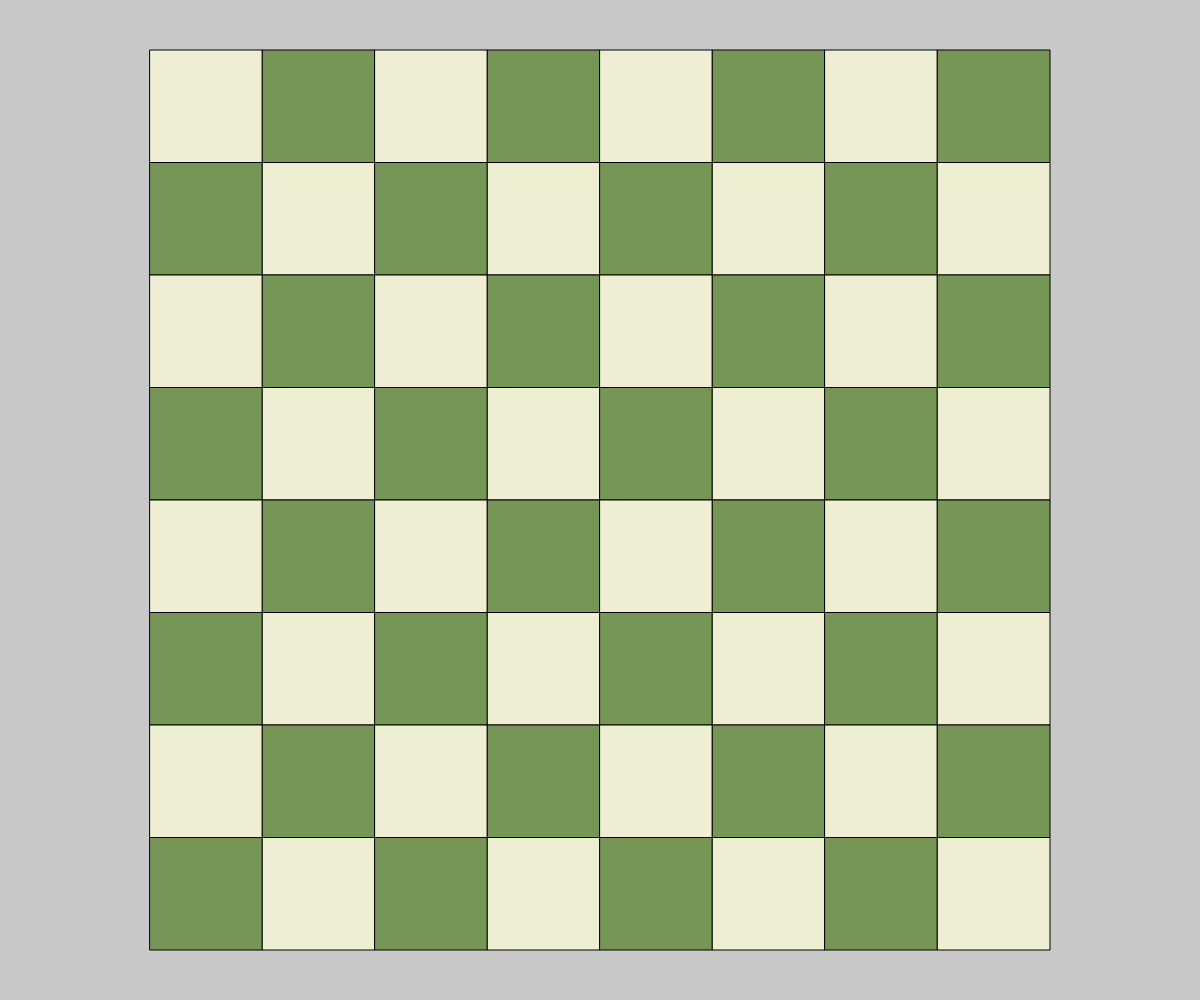
Frame 1 (no input)
Frame 60 (no input): identical to frame 1, image omitted
Frame 120 (the mouse pressed at the canvas centre since frame 60): identical to frame 1, image omitted

The p5.js sketch that drew this single still picture (run headless with seeded random() and noise() and a simulated clock; from frame 60 on, the mouse is pressed at the canvas centre):

// p5.js sketch
// ── sketch.js
// Project Title
// Your Name
// Date
//
// Extra for Experts:
// - describe what you did to take this project "above and beyond"

const ROWS = 8;
let cellsize;
let chessboardheightcontroller;
let grid = [];


function preload(){

}

function setup() {
  createCanvas(windowWidth, windowHeight);
  chessboardheightcontroller = height - 100;
  cellsize = chessboardheightcontroller/ROWS;
  grid = chessGrid();
}

function draw() {
  background(200);
  drawGrid();
}


function drawGrid() {
  // draws a grid of rectangles of alternating colour
  for (let x = 0; x < ROWS; x++) {
    for (let y = 0; y < ROWS; y++) {
      if ((x+y+1 ) % 2){
        fill(238,238,210);
      }
      else{
        fill(118,150,86);
      }
      rect(x * cellsize + width/2 - cellsize *4 , y * cellsize + height/2 - cellsize *4, cellsize, cellsize);
    }
  }
}

function chessGrid(){
  let newgrid = [];
  for (let x = 0; x < ROWS; x++){
    newgrid.push([]);
    for (let y = 1; y <= ROWS; y++){
      newgrid[x].push(y);
    }
  }
  return newgrid;
}
